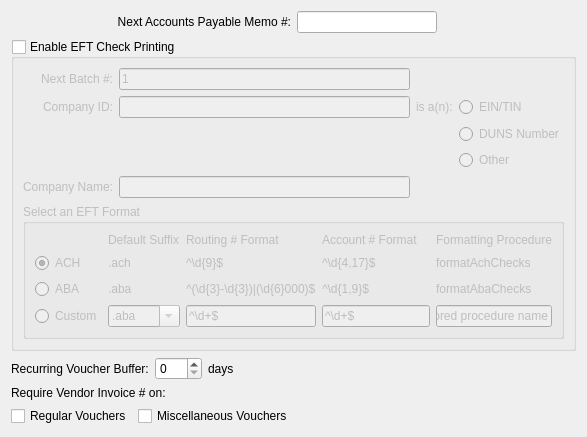
     <widget class="QWidget" name="tab">
      <attribute name="title">
       <string>Accounts Payable</string>
      </attribute>
      <layout class="QGridLayout" name="gridLayout_9">
       <item row="0" column="0">
        <layout class="QVBoxLayout" name="verticalLayout_2">
         <item>
          <layout class="QGridLayout" name="gridLayout_8">
           <item row="0" column="0">
            <widget class="QLabel" name="_nextAPMemoNumberLit">
             <property name="text">
              <string>Next Accounts Payable Memo #:</string>
             </property>
             <property name="alignment">
              <set>Qt::AlignRight|Qt::AlignTrailing|Qt::AlignVCenter</set>
             </property>
             <property name="buddy">
              <cstring>_nextAPMemoNumber</cstring>
             </property>
            </widget>
           </item>
           <item row="0" column="1">
            <layout class="QHBoxLayout">
             <property name="spacing">
              <number>0</number>
             </property>
             <item>
              <widget class="XLineEdit" name="_nextAPMemoNumber"/>
             </item>
             <item>
              <spacer>
               <property name="orientation">
                <enum>Qt::Horizontal</enum>
               </property>
               <property name="sizeType">
                <enum>QSizePolicy::Expanding</enum>
               </property>
               <property name="sizeHint" stdset="0">
                <size>
                 <width>20</width>
                 <height>20</height>
                </size>
               </property>
              </spacer>
             </item>
            </layout>
           </item>
           <item row="1" column="0" colspan="2">
            <layout class="QHBoxLayout">
             <item>
              <widget class="QGroupBox" name="_achGroup">
               <property name="title">
                <string>Enable EFT Check Printing</string>
               </property>
               <property name="checkable">
                <bool>true</bool>
               </property>
               <property name="checked">
                <bool>false</bool>
               </property>
               <layout class="QGridLayout">
                <item row="0" column="0">
                 <widget class="QLabel" name="_nextBatchNumberLit">
                  <property name="text">
                   <string>Next Batch #:</string>
                  </property>
                  <property name="alignment">
                   <set>Qt::AlignRight|Qt::AlignTrailing|Qt::AlignVCenter</set>
                  </property>
                  <property name="buddy">
                   <cstring>_nextACHBatchNumber</cstring>
                  </property>
                 </widget>
                </item>
                <item row="0" column="1">
                 <widget class="XLineEdit" name="_nextACHBatchNumber">
                  <property name="sizePolicy">
                   <sizepolicy hsizetype="Preferred" vsizetype="Fixed">
                    <horstretch>0</horstretch>
                    <verstretch>0</verstretch>
                   </sizepolicy>
                  </property>
                  <property name="text">
                   <string>1</string>
                  </property>
                 </widget>
                </item>
                <item row="1" column="0">
                 <widget class="QLabel" name="_companyIdLit">
                  <property name="text">
                   <string>Company ID:</string>
                  </property>
                  <property name="alignment">
                   <set>Qt::AlignRight|Qt::AlignTrailing|Qt::AlignVCenter</set>
                  </property>
                  <property name="buddy">
                   <cstring>_companyId</cstring>
                  </property>
                 </widget>
                </item>
                <item row="4" column="0">
                 <widget class="QLabel" name="_companyNameLit">
                  <property name="text">
                   <string>Company Name:</string>
                  </property>
                  <property name="alignment">
                   <set>Qt::AlignRight|Qt::AlignTrailing|Qt::AlignVCenter</set>
                  </property>
                  <property name="buddy">
                   <cstring>_companyName</cstring>
                  </property>
                 </widget>
                </item>
                <item row="1" column="1">
                 <widget class="XLineEdit" name="_companyId">
                  <property name="text">
                   <string/>
                  </property>
                  <property name="defaultText">
                   <string/>
                  </property>
                 </widget>
                </item>
                <item row="4" column="1">
                 <widget class="XLineEdit" name="_companyName">
                  <property name="text">
                   <string/>
                  </property>
                  <property name="maxLength">
                   <number>23</number>
                  </property>
                 </widget>
                </item>
                <item row="1" column="2">
                 <widget class="QLabel" name="label">
                  <property name="text">
                   <string>is a(n):</string>
                  </property>
                 </widget>
                </item>
                <item row="1" column="3">
                 <widget class="QRadioButton" name="_companyIdIsEIN">
                  <property name="text">
                   <string>EIN/TIN</string>
                  </property>
                 </widget>
                </item>
                <item row="2" column="3">
                 <widget class="QRadioButton" name="_companyIdIsDUNS">
                  <property name="text">
                   <string>DUNS Number</string>
                  </property>
                 </widget>
                </item>
                <item row="3" column="3">
                 <widget class="QRadioButton" name="_companyIdIsOther">
                  <property name="text">
                   <string>Other</string>
                  </property>
                 </widget>
                </item>
                <item row="6" column="0" colspan="4">
                 <widget class="QGroupBox" name="_eftStyle">
                  <property name="title">
                   <string>Select an EFT Format</string>
                  </property>
                  <layout class="QGridLayout" name="gridLayout">
                   <item row="1" column="0">
                    <widget class="QRadioButton" name="_eftAch">
                     <property name="text">
                      <string>ACH</string>
                     </property>
                     <property name="checked">
                      <bool>true</bool>
                     </property>
                    </widget>
                   </item>
                   <item row="2" column="0">
                    <widget class="QRadioButton" name="_eftAba">
                     <property name="text">
                      <string>ABA</string>
                     </property>
                    </widget>
                   </item>
                   <item row="3" column="0">
                    <widget class="QRadioButton" name="_eftCustom">
                     <property name="text">
                      <string>Custom</string>
                     </property>
                    </widget>
                   </item>
                   <item row="1" column="1">
                    <widget class="XLabel" name="_eftAchSuffix">
                     <property name="text">
                      <string>.ach</string>
                     </property>
                    </widget>
                   </item>
                   <item row="2" column="1">
                    <widget class="XLabel" name="_eftAbaSuffix">
                     <property name="text">
                      <string>.aba</string>
                     </property>
                    </widget>
                   </item>
                   <item row="0" column="1">
                    <widget class="QLabel" name="_eftSuffixLit">
                     <property name="text">
                      <string>Default Suffix</string>
                     </property>
                    </widget>
                   </item>
                   <item row="3" column="1">
                    <widget class="XComboBox" name="_eftCustomSuffix">
                     <property name="enabled">
                      <bool>false</bool>
                     </property>
                     <property name="editable">
                      <bool>true</bool>
                     </property>
                     <item>
                      <property name="text">
                       <string>.aba</string>
                      </property>
                     </item>
                     <item>
                      <property name="text">
                       <string>.ach</string>
                      </property>
                     </item>
                     <item>
                      <property name="text">
                       <string>.dat</string>
                      </property>
                     </item>
                     <item>
                      <property name="text">
                       <string>.txt</string>
                      </property>
                     </item>
                    </widget>
                   </item>
                   <item row="3" column="2">
                    <widget class="XLineEdit" name="_eftCustomRoutingRegex">
                     <property name="enabled">
                      <bool>false</bool>
                     </property>
                     <property name="text">
                      <string>^\d+$</string>
                     </property>
                    </widget>
                   </item>
                   <item row="2" column="2">
                    <widget class="XLabel" name="_eftAbaRoutingRegex">
                     <property name="text">
                      <string>^(\d{3}-\d{3})|(\d{6}000)$</string>
                     </property>
                    </widget>
                   </item>
                   <item row="1" column="2">
                    <widget class="XLabel" name="_eftAchRoutingRegex">
                     <property name="text">
                      <string>^\d{9}$</string>
                     </property>
                    </widget>
                   </item>
                   <item row="0" column="2">
                    <widget class="XLabel" name="_eftRoutingRegexLit">
                     <property name="text">
                      <string>Routing # Format</string>
                     </property>
                    </widget>
                   </item>
                   <item row="0" column="4">
                    <widget class="XLabel" name="_eftFunctionLit">
                     <property name="text">
                      <string>Formatting Procedure</string>
                     </property>
                    </widget>
                   </item>
                   <item row="1" column="4">
                    <widget class="XLabel" name="_eftAchFunction">
                     <property name="text">
                      <string>formatAchChecks</string>
                     </property>
                    </widget>
                   </item>
                   <item row="2" column="4">
                    <widget class="XLabel" name="_eftAbaFunction">
                     <property name="text">
                      <string>formatAbaChecks</string>
                     </property>
                    </widget>
                   </item>
                   <item row="3" column="4">
                    <widget class="XLineEdit" name="_eftCustomFunction">
                     <property name="enabled">
                      <bool>false</bool>
                     </property>
                     <property name="text">
                      <string>stored procedure name</string>
                     </property>
                    </widget>
                   </item>
                   <item row="0" column="3">
                    <widget class="XLabel" name="_eftAccountRegexLit">
                     <property name="text">
                      <string>Account # Format</string>
                     </property>
                    </widget>
                   </item>
                   <item row="1" column="3">
                    <widget class="XLabel" name="_eftAchAccountRegex">
                     <property name="text">
                      <string>^\d{4,17}$</string>
                     </property>
                    </widget>
                   </item>
                   <item row="2" column="3">
                    <widget class="XLabel" name="_eftAbaAccountRegex">
                     <property name="text">
                      <string>^\d{1,9}$</string>
                     </property>
                    </widget>
                   </item>
                   <item row="3" column="3">
                    <widget class="XLineEdit" name="_eftCustomAccountRegex">
                     <property name="text">
                      <string>^\d+$</string>
                     </property>
                    </widget>
                   </item>
                  </layout>
                 </widget>
                </item>
               </layout>
              </widget>
             </item>
             <item>
              <spacer>
               <property name="orientation">
                <enum>Qt::Horizontal</enum>
               </property>
               <property name="sizeHint" stdset="0">
                <size>
                 <width>0</width>
                 <height>20</height>
                </size>
               </property>
              </spacer>
             </item>
            </layout>
           </item>
           <item row="3" column="0" colspan="2">
            <layout class="QHBoxLayout" name="horizontalLayout_3">
             <item>
              <layout class="QGridLayout" name="gridLayout_7">
               <item row="0" column="0" colspan="2">
                <widget class="QLabel" name="_reqInvoiceLit">
                 <property name="text">
                  <string>Require Vendor Invoice # on:</string>
                 </property>
                </widget>
               </item>
               <item row="1" column="0">
                <widget class="QCheckBox" name="_reqInvoiceReg">
                 <property name="text">
                  <string>Regular Vouchers</string>
                 </property>
                </widget>
               </item>
               <item row="1" column="1">
                <widget class="QCheckBox" name="_reqInvoiceMisc">
                 <property name="text">
                  <string>Miscellaneous Vouchers</string>
                 </property>
                </widget>
               </item>
              </layout>
             </item>
             <item>
              <spacer name="horizontalSpacer_3">
               <property name="orientation">
                <enum>Qt::Horizontal</enum>
               </property>
               <property name="sizeHint" stdset="0">
                <size>
                 <width>40</width>
                 <height>20</height>
                </size>
               </property>
              </spacer>
             </item>
            </layout>
           </item>
           <item row="2" column="0">
            <layout class="QHBoxLayout" name="_4">
             <item>
              <widget class="QLabel" name="_recurringVoucherBufferLit">
               <property name="text">
                <string>Recurring Voucher Buffer:</string>
               </property>
               <property name="buddy">
                <cstring>_recurringVoucherBuffer</cstring>
               </property>
              </widget>
             </item>
             <item>
              <widget class="QSpinBox" name="_recurringVoucherBuffer">
               <property name="maximum">
                <number>999</number>
               </property>
              </widget>
             </item>
             <item>
              <widget class="QLabel" name="_recurringVoucherBufferDaysLit">
               <property name="sizePolicy">
                <sizepolicy hsizetype="Expanding" vsizetype="Preferred">
                 <horstretch>0</horstretch>
                 <verstretch>0</verstretch>
                </sizepolicy>
               </property>
               <property name="text">
                <string>days</string>
               </property>
              </widget>
             </item>
            </layout>
           </item>
          </layout>
         </item>
         <item>
          <spacer>
           <property name="orientation">
            <enum>Qt::Vertical</enum>
           </property>
           <property name="sizeType">
            <enum>QSizePolicy::Expanding</enum>
           </property>
           <property name="sizeHint" stdset="0">
            <size>
             <width>40</width>
             <height>0</height>
            </size>
           </property>
          </spacer>
         </item>
        </layout>
       </item>
      </layout>
     </widget>
